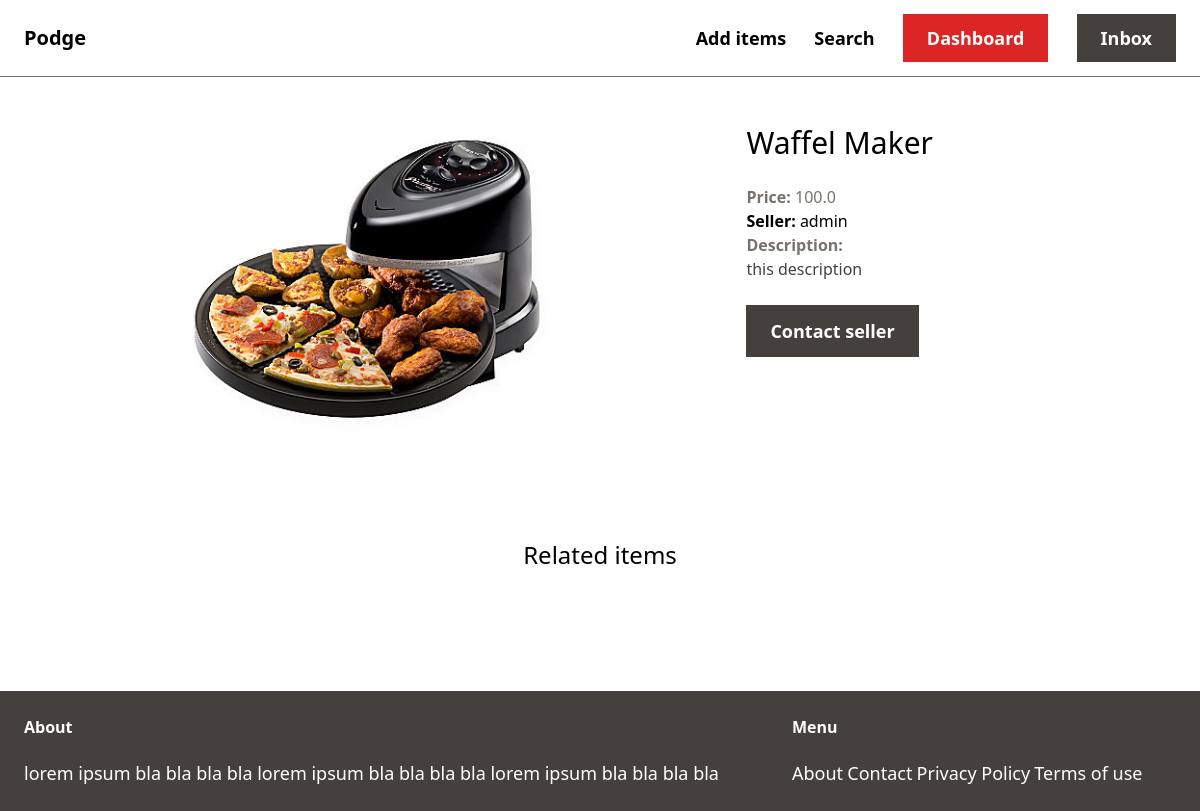
The app's page /items/1/ (signed in), older data.
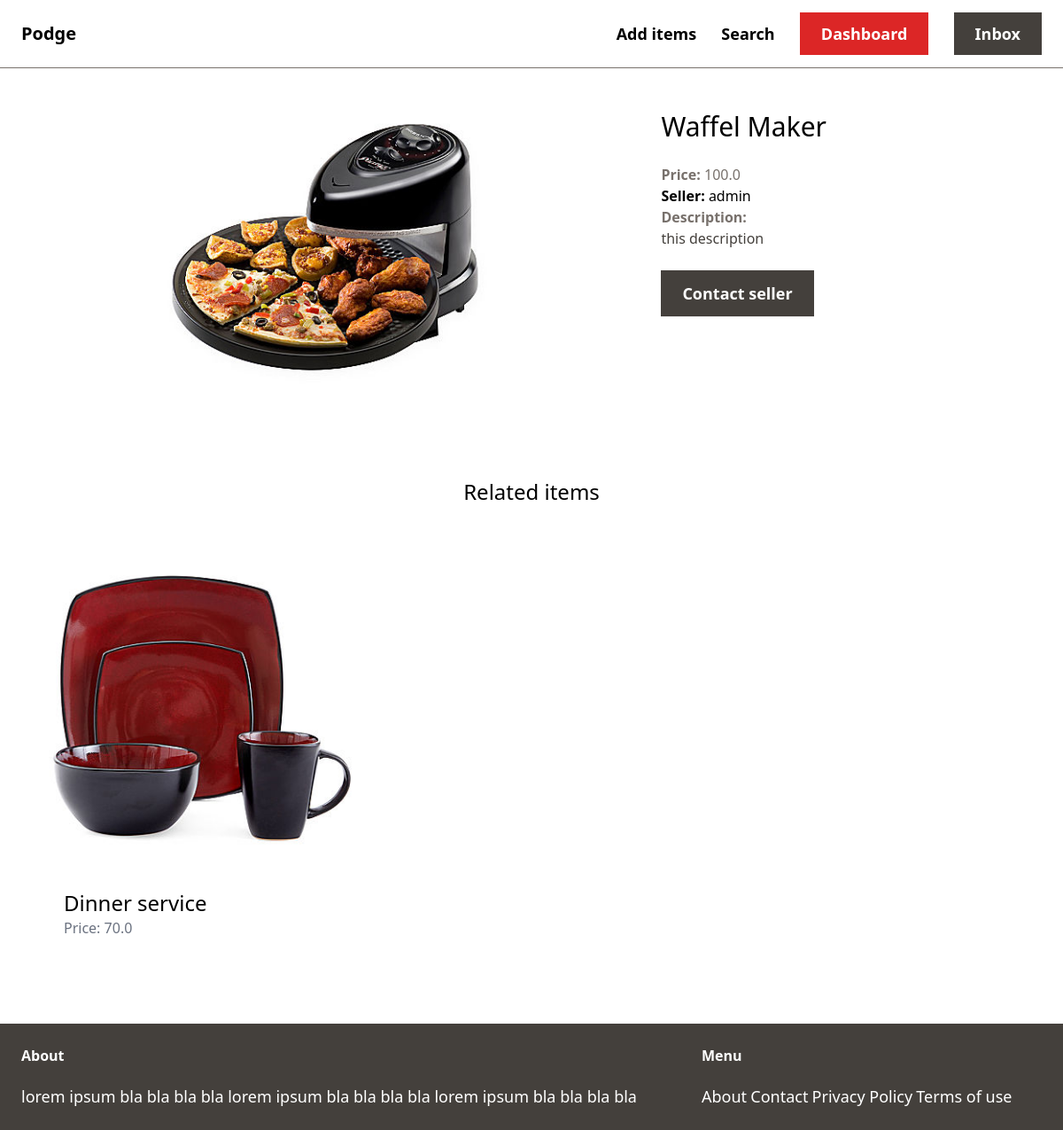
The same page, newer data.
### item/models.py (models this page shows, shortened)
class Item(models.Model):
    category = models.ForeignKey(Category, related_name='items', on_delete=models.CASCADE)
    name = models.CharField(max_length=255)
    description = models.TextField(blank=True, null=True)
    price = models.FloatField()
    image = models.ImageField(upload_to='item_images', blank=True, null=True)
    is_sold = models.BooleanField(default=False)
    created_by = models.ForeignKey(User, related_name='items', on_delete=models.CASCADE)
    created_at = models.DateTimeField(auto_now_add=True)

### item/views.py (the view)
# urls.py: path('<int:pk>/', views.detail, name='detail'),
def detail(request, pk):
    item = get_object_or_404(Item, pk=pk)
    related_items = Item.objects.filter(category=item.category, is_sold=False).exclude(pk=pk)[0:3]
    return render(request, 'item/detail.html', {
        'item': item,
        'related_items': related_items,
    })

### item/templates/item/detail.html (shortened to what this page needs)
{% extends 'home/base.html' %}
{% block content %}
<div class="grid grid-cols-5 gap-3">
    <div class="col-span-3">
        <img src="{{ item.image.url }}" class="px-40">
    </div>
    <div class="col-span-2 p-6">
        <h1 class="mb-6 text-3xl">{{ item.name }}</h1>
        <p class="text-stone-500"><strong>Price: </strong>{{ item.price }}</p>
        <p class="text=stoney-500"><strong>Seller: </strong>{{ item.created_by.username }}</p>
        {% if item.description %}
            <p class="text-stone-700">
                <strong class="text-stone-500">Description:</strong><br>
                {{ item.description }}
            </p>
        {% endif %}
            <a href="" class="inline-block mt-6 px-6 py-3 text-lg font-semibold bg-stone-700 text-white hover:bg-stone-500">Contact seller</a>
    </div>
</div>
<div class="mt-6 px-6 py-12">
    <h2 class="mb-12 text-2xl text-center">Related items</h2>
    <div class="grid grid-cols-3 gap-3">
        {% for item in related_items %}
            <div>
                <a href="{% url 'item:detail' item.id %}">
                    <div>
                        <img src="{{ item.image.url }}" class="">
                    </div>
                    <div class="p-6 bg-white rounded-b-xl">
                        <h2 class="text-2xl">{{ item.name }}</h2>
                        <p class="text-gray-500">Price: {{ item.price }}</p>
                    </div>
                </a>
            </div>
        {% endfor %}
    </div>
</div>
{% endblock %}

Row changes from the older to the newer data that the page shows:
added Item: image (picture), name "Dinner service", price "70.0"
